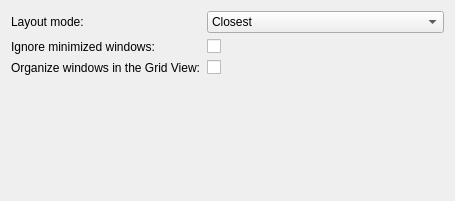
<?xml version="1.0" encoding="UTF-8"?>
<!--
    SPDX-FileCopyrightText: 2021 Vlad Zahorodnii <vlad.zahorodnii@kde.org>

    SPDX-License-Identifier: LGPL-2.1-only OR LGPL-3.0-only
-->
<ui version="4.0">
 <class>OverviewEffectConfig</class>
 <widget class="QWidget" name="OverviewEffectConfig">
  <property name="geometry">
   <rect>
    <x>0</x>
    <y>0</y>
    <width>455</width>
    <height>201</height>
   </rect>
  </property>
  <layout class="QFormLayout" name="formLayout">
   <item row="0" column="0">
    <widget class="QLabel" name="label_LayoutMode">
     <property name="text">
      <string>Layout mode:</string>
     </property>
    </widget>
   </item>
   <item row="0" column="1">
    <widget class="QComboBox" name="kcfg_LayoutMode">
     <item>
      <property name="text">
       <string>Closest</string>
      </property>
     </item>
     <item>
      <property name="text">
       <string>Natural</string>
      </property>
     </item>
    </widget>
   </item>
   <item row="1" column="0">
    <widget class="QLabel" name="label">
     <property name="text">
      <string>Ignore minimized windows:</string>
     </property>
    </widget>
   </item>
   <item row="1" column="1">
    <widget class="QCheckBox" name="kcfg_IgnoreMinimized">
     <property name="text">
      <string/>
     </property>
    </widget>
   </item>
   <item row="2" column="0">
    <widget class="QLabel" name="label">
     <property name="text">
      <string>Organize windows in the Grid View:</string>
     </property>
    </widget>
   </item>
   <item row="2" column="1">
    <widget class="QCheckBox" name="kcfg_OrganizedGrid">
     <property name="text">
      <string/>
     </property>
    </widget>
   </item>
   <item row="3" column="0" colspan="2">
    <widget class="KShortcutsEditor" name="shortcutsEditor">
     <property name="sizePolicy">
      <sizepolicy hsizetype="Preferred" vsizetype="Preferred">
       <horstretch>0</horstretch>
       <verstretch>0</verstretch>
      </sizepolicy>
     </property>
     <property name="actionTypes">
       <enum>KShortcutsEditor::GlobalAction</enum>
     </property>
    </widget>
   </item>
  </layout>
 </widget>
 <customwidgets>
  <customwidget>
   <class>KShortcutsEditor</class>
   <extends>QWidget</extends>
   <header>kshortcutseditor.h</header>
   <container>1</container>
  </customwidget>
 </customwidgets>
 <resources/>
 <connections/>
</ui>
